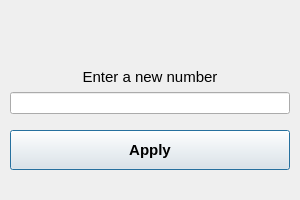
<?xml version="1.0" encoding="UTF-8"?>
<ui version="4.0">
 <class>changeNumberDialog</class>
 <widget class="QDialog" name="changeNumberDialog">
  <property name="geometry">
   <rect>
    <x>0</x>
    <y>0</y>
    <width>300</width>
    <height>200</height>
   </rect>
  </property>
  <property name="minimumSize">
   <size>
    <width>300</width>
    <height>200</height>
   </size>
  </property>
  <property name="maximumSize">
   <size>
    <width>300</width>
    <height>200</height>
   </size>
  </property>
  <property name="windowTitle">
   <string>Change number</string>
  </property>
  <property name="modal">
   <bool>true</bool>
  </property>
  <layout class="QVBoxLayout" name="verticalLayout_2">
   <property name="leftMargin">
    <number>10</number>
   </property>
   <property name="topMargin">
    <number>10</number>
   </property>
   <property name="rightMargin">
    <number>10</number>
   </property>
   <property name="bottomMargin">
    <number>10</number>
   </property>
   <item>
    <layout class="QVBoxLayout" name="verticalLayout">
     <property name="leftMargin">
      <number>0</number>
     </property>
     <item>
      <widget class="QLabel" name="label">
       <property name="font">
        <font>
         <pointsize>11</pointsize>
        </font>
       </property>
       <property name="text">
        <string>Enter a new number</string>
       </property>
       <property name="alignment">
        <set>Qt::AlignBottom|Qt::AlignHCenter</set>
       </property>
       <property name="margin">
        <number>5</number>
       </property>
      </widget>
     </item>
     <item>
      <widget class="QLineEdit" name="lineEdit">
       <property name="inputMask">
        <string>99</string>
       </property>
       <property name="maxLength">
        <number>2</number>
       </property>
      </widget>
     </item>
     <item>
      <spacer name="verticalSpacer">
       <property name="orientation">
        <enum>Qt::Vertical</enum>
       </property>
       <property name="sizeType">
        <enum>QSizePolicy::Fixed</enum>
       </property>
       <property name="sizeHint" stdset="0">
        <size>
         <width>0</width>
         <height>10</height>
        </size>
       </property>
      </spacer>
     </item>
     <item>
      <widget class="QPushButton" name="pushButton">
       <property name="minimumSize">
        <size>
         <width>0</width>
         <height>40</height>
        </size>
       </property>
       <property name="font">
        <font>
         <pointsize>11</pointsize>
         <weight>75</weight>
         <bold>true</bold>
        </font>
       </property>
       <property name="text">
        <string>Apply</string>
       </property>
      </widget>
     </item>
     <item>
      <spacer name="verticalSpacer_2">
       <property name="orientation">
        <enum>Qt::Vertical</enum>
       </property>
       <property name="sizeType">
        <enum>QSizePolicy::Fixed</enum>
       </property>
       <property name="sizeHint" stdset="0">
        <size>
         <width>20</width>
         <height>20</height>
        </size>
       </property>
      </spacer>
     </item>
    </layout>
   </item>
  </layout>
 </widget>
 <resources/>
 <connections/>
</ui>
